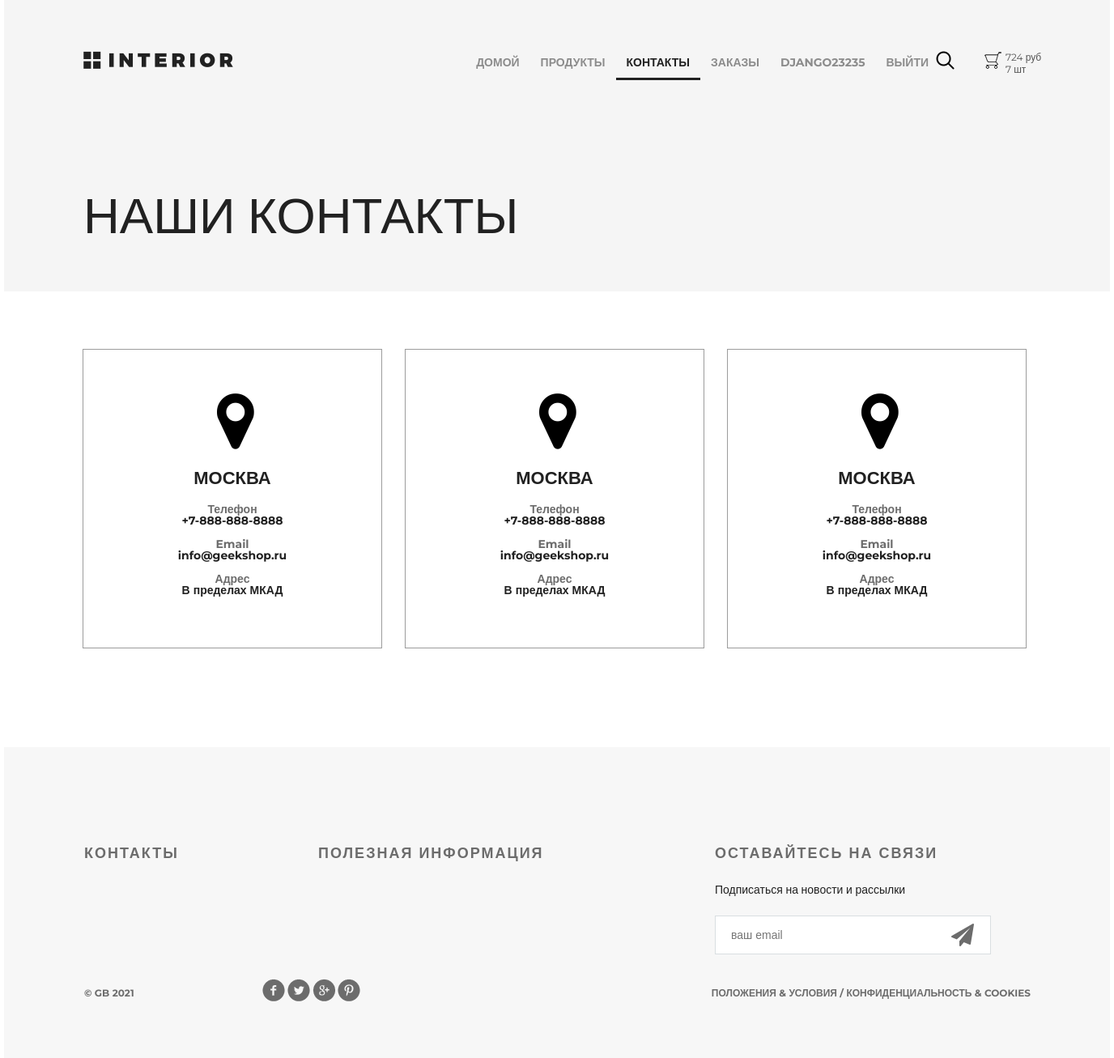
The page /contacts/ (signed in) on the database its author committed.
### authapp/models.py (models this page shows, shortened)
class ShopUser(AbstractUser):
    avatar = models.ImageField(upload_to='users_avatars', blank=True, verbose_name='Аватар')
    avatar_url = models.CharField(max_length=128, blank=True, null=True)
    age = models.PositiveSmallIntegerField(verbose_name='Возраст')
    activate_key = models.CharField(max_length=128, verbose_name='Ключ активации', blank=True, null=True)
    activate_key_expired = models.DateTimeField(blank=True, null=True)

### basketapp/models.py (models this page shows, shortened)
class Basket(models.Model):
    user = models.ForeignKey(settings.AUTH_USER_MODEL, on_delete=models.CASCADE, related_name='basket')
    product = models.ForeignKey(Product, on_delete=models.CASCADE)
    quantity = models.PositiveSmallIntegerField(default=0)
    add_datetime = models.DateTimeField(auto_now_add=True)
    @property
    def product_cost(self):
        return self.quantity * self.product.price
    @property
    def total_quantity(self):
        _items = Basket.objects.filter(user=self.user)
        return sum(list(map(lambda x: x.quantity, _items)))
    @property
    def total_cost(self):
        _items = Basket.objects.filter(user=self.user)
        return sum(list(map(lambda x: x.product_cost, _items)))

### mainapp/models.py (models this page shows, shortened)
class Product(models.Model):
    category = models.ForeignKey(ProductCategory, on_delete=models.CASCADE, verbose_name='категория')
    name = models.CharField(max_length=128, verbose_name='название')
    image = models.ImageField(upload_to='products', blank=True, verbose_name='картинка')
    short_desc = models.CharField(max_length=255, verbose_name='краткое описание')
    description = models.TextField(verbose_name='описание')
    price = models.DecimalField(decimal_places=2, max_digits=10, default=0, verbose_name='цена')
    quantity = models.PositiveSmallIntegerField(default=0, verbose_name='количество')
    is_active = models.BooleanField(default=True)

### mainapp/views.py (the view)
# urls.py: path('contacts/', mainapp.contact, name = 'contact'),
def contact(request):
    context = {
        'title': 'Контакты',
    }
    return render(request, 'mainapp/contact.html')

### mainapp/context_processors.py (called while the page is built)
def basket(request):
    basket_items = []
    if request.user.is_authenticated:
        basket_items = Basket.objects.filter(user=request.user)
    return {
        'basket': basket_items
    }

### mainapp/templates/mainapp/contact.html
{% extends 'mainapp/base.html' %}
{% load static %}
{% block menu %}
    <div class="hero">
        <div class="header clearfix">
            {% include 'mainapp/includes/inc_main_menu.html' %}
        </div>
        <h1>наши контакты</h1>
    </div>
{% endblock %}
{% block content %}
    <div class="location">
        <div class="location-1">
            <i class="fa fa-map-marker fa-5x"></i>
            <h4>Москва</h4>
            <div class="contacts">
                <h5>Телефон</h5>
                <p>+7-888-888-8888</p>
            </div>
            <div class="contacts">
                <h5>Email</h5>
                <p>info@geekshop.ru</p>
            </div>
            <div class="contacts">
                <h5>Адрес</h5>
                <p>В пределах МКАД</p>
            </div>
        </div>
        <div class="location-1">
            <i class="fa fa-map-marker fa-5x"></i>
            <h4>Москва</h4>
            <div class="contacts">
                <h5>Телефон</h5>
                <p>+7-888-888-8888</p>
            </div>
            <div class="contacts">
                <h5>Email</h5>
                <p>info@geekshop.ru</p>
            </div>
            <div class="contacts">
                <h5>Адрес</h5>
                <p>В пределах МКАД</p>
            </div>
        </div>
        <div class="location-1">
            <i class="fa fa-map-marker fa-5x"></i>
            <h4>Москва</h4>
            <div class="contacts">
                <h5>Телефон</h5>
                <p>+7-888-888-8888</p>
            </div>
            <div class="contacts">
                <h5>Email</h5>
                <p>info@geekshop.ru</p>
            </div>
            <div class="contacts">
                <h5>Адрес</h5>
                <p>В пределах МКАД</p>
            </div>
        </div>
    </div>
{% endblock %}

### mainapp/templates/mainapp/includes/inc_main_menu.html (shortened to what this page needs)
<a href="{% url 'index' %}" class="logo"></a>
<ul class="menu">
    <li><a href="{% url 'index' %}" {% if request.resolver_match.url_name == 'index' %}class="active"{% endif %}>домой</a></li>
    <li><a href="{% url 'products:products' %}"
           {% if 'products' in request.resolver_match.url_name %}class="active"{% endif %}>продукты</a></li>
    <li><a href="{% url 'contact' %}"{% if request.resolver_match.url_name == 'contact' %}class="active"{% endif %}>контакты</a></li>
    {% if user.is_authenticated %}
        <li><a href="{% url 'order:list' %}">Заказы</a></li>
        <li><a href="{% url 'auth:edit' %}">{{ user.first_name|default:"Пользователь" }}</a></li>
        <li><a href="{% url 'auth:logout' %}">Выйти</a></li>
    {% else %}
        <li><a href="{% url 'auth:register' %}">Регистрация</a></li>
        <li><a href="{% url 'auth:login' %}">Войти</a></li>
    {% endif %}
</ul>
<a href="#" class="search"></a>
<a href="{% url 'basket:basket' %}" class="basket">
    {% if basket %}
        {{ basket.0.total_cost|floatformat:0 }} руб <br>
        {{ basket.0.total_quantity }} шт
    {% endif %}
</a>

### static/css/style.css (style rules this page uses)
* { margin: 0; padding: 0; }
body { font-family: 'Montserrat', sans-serif; }
html, body { height: 100%; }
.logo { background-image: url(/static/img/logo.png); margin-top: 63px; width: 185px; height: 22px; float: left; }
.menu { list-style-type: none; margin-top: 67px; float: right; }
.menu li { float: left; }
.menu a { color: #8c8c8c; font-size: 14px; font-weight: 700; text-align: right; text-transform: uppercase; text-decoration: none; padding: 10px 13px; }
.menu .active { color: #212121; font-weight: 700; border-bottom: 3px solid #212121; }
.search { display: block; width: 23px; height: 23px; background-image: url(/static/img/search.png); position: absolute; top: 63px; left: 1151px; }
.basket { display: block; width: 100px; height: 23px; background-image: url(/static/img/basket.png); position: absolute; top: 63px; left: 1210px; text-decoration: none; color: #555; padding-left: 27px; background-repeat: no-repeat; font-size: 12px; }
.clearfix:after { content: ""; display: block; clear: both; }
.hero { background-color: #f5f5f5; height: 360px; padding-left: 98px; padding-right: 211px; position: relative; }
.hero h1 { color: #212121; font-size: 62px; font-weight: 100; text-align: left; margin-top: 142px; text-transform: uppercase; }
.location { padding: 0px 97px; }
.location-1 { height: 368px; width: 368px; border: 1px solid #9c9c9c; margin: 71px 28px 122px 0px; float: left; }
.location-1:last-child { margin: 71px 0px 122px 0px; }
.location i { display: block; margin: 48px auto 0px; width: 38px; }
.location h4 { margin: 23px auto 23px; text-transform: uppercase; text-align: center; color: #212121; font-size: 22px; font-weight: 700; line-height: 16px; }
.contacts { text-align: center; margin-bottom: 15px; line-height: 14px; color: #212121; font-size: 14px; font-weight: 700; }
.contacts h5 { color: #6c6c6c; font-size: 14px; font-weight: 700; }

### rows shown on the page
ShopUser: first_name "DJANGO23235"
Basket: user+quantity+product "724", user+quantity "7"
